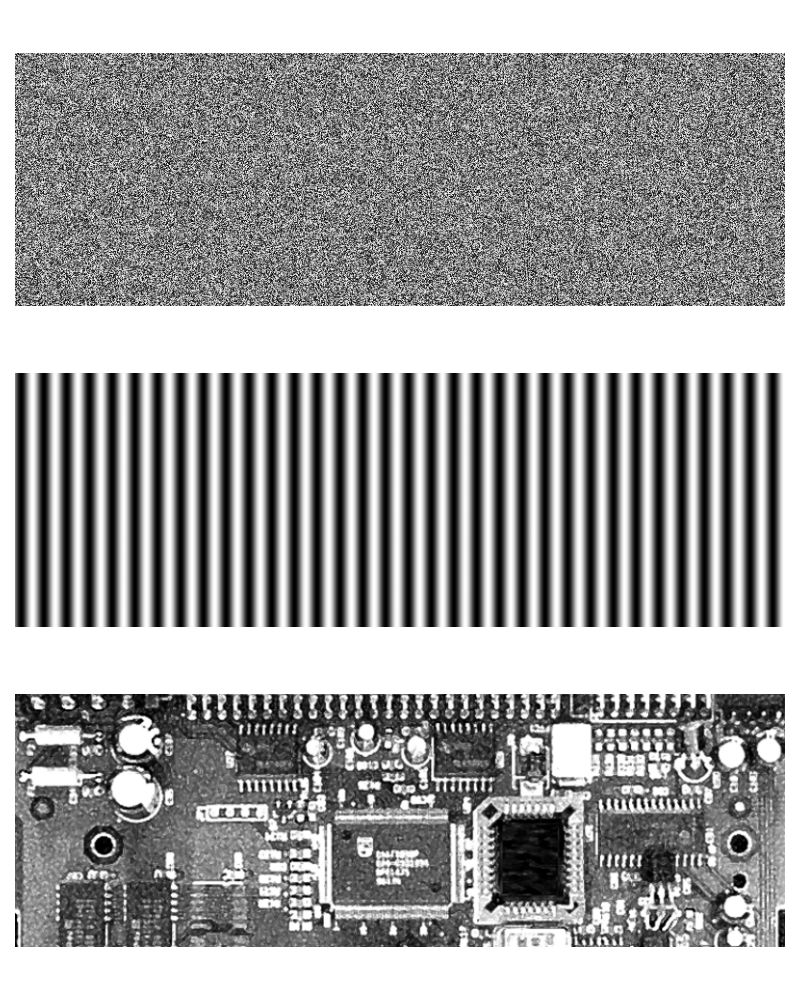

Write Python code to recreate this figure.
import os
import matplotlib.pyplot as plt
from skimage.io import imread

print('Running Figure1231 (Three texture strips)...')

base_dir = '/Users/michelkocher/michel/Data/DIP-DIPUM/DIP'

# Data
f1 = imread(os.path.join(base_dir, 'strip-uniform-noise.tif'))
f2 = imread(os.path.join(base_dir, 'strip-2Dsinusoidal-waveform.tif'))
f3 = imread(os.path.join(base_dir, 'strip-cktboard-section.tif'))

# Display
fig, ax = plt.subplots(3, 1, figsize=(8, 10))

ax[0].imshow(f1, cmap='gray')
ax[0].axis('off')

ax[1].imshow(f2, cmap='gray')
ax[1].axis('off')

ax[2].imshow(f3, cmap='gray')
ax[2].axis('off')

fig.tight_layout()
fig.savefig('Figure1231.png')

print('Saved Figure1231.png')
plt.show()
